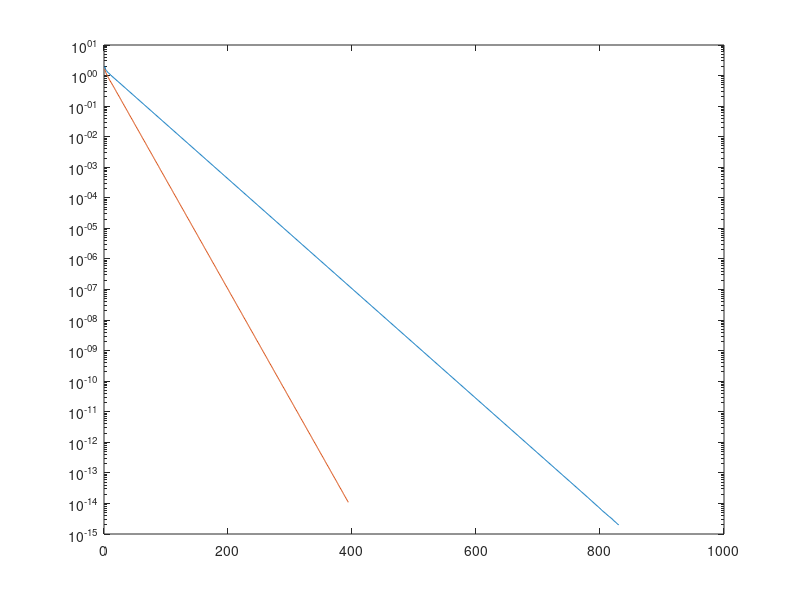

Recreate this plot in MATLAB.
clc
%init
A = [
2 -1 0 0 0 0 0 0 0 0;
-1 2 -1 0 0 0 0 0 0 0;
0 -1 2 -1 0 0 0 0 0 0;
0 0 -1 2 -1 0 0 0 0 0;
0 0 0 -1 2 -1 0 0 0 0;
0 0 0 0 -1 2 -1 0 0 0;
0 0 0 0 0 -1 2 -1 0 0;
0 0 0 0 0 0 -1 2 -1 0;
0 0 0 0 0 0 0 -1 2 -1;
0 0 0 0 0 0 0 0 -1 2;
];
b = [2 -2 2 -1 0 0 1 -2 2 -2].';
exact = [1 0 1 0 0 0 0 -1 0 -1].';

[~,n] = size(A);
normInf = max(abs(exact));
vecNorm = zeros(1,n);
k = 0;

%precision
epsilon = 1e-15;

%jacobi
D = diag(diag(A));
I = eye(n);
rD = I/D;
R = I - rD * A;
g = rD * b;
x1 = zeros(n,1);
x2 = ones(n,1);

while norm(x1 - x2,inf)>epsilon
    x1 = x2;
    x2 = R * x1 + g;
    k = k + 1;
    vecNorm(k) = max(abs(x2 - exact))/normInf;
end

figure
semilogy(vecNorm)
hold on

%gauss-seidel
L = tril(A,-1);
U = triu(A,1);
rDL = I/(D + L);
S = -rDL * U;
f = rDL * b;
k = 0;
x3 = zeros(n,1);
x4 = ones(n,1);
vecNorm2 = zeros(1,1);
while norm(x3 - x4,inf)>epsilon
    x3 = x4;
    x4 = S * x3 + f;
    k = k + 1;
    vecNorm2(k) = max(abs(x4 - exact))/normInf;
end

semilogy(vecNorm2)
hold on